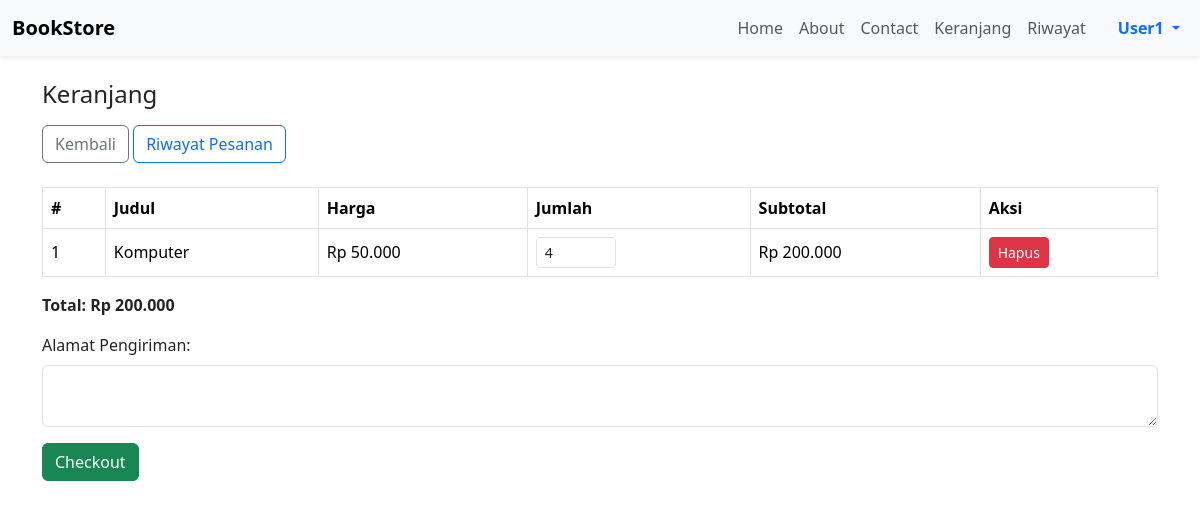
Screenshot of /user/keranjang.php (signed in) with the database file from the repository.
### tables this page shows
CREATE TABLE `keranjang` (
  `keranjang_id` int(11) NOT NULL,
  `user_id` int(11) DEFAULT NULL,
  `buku_id` int(11) DEFAULT NULL,
  `jumlah` int(11) DEFAULT 1,
  `metode_pembayaran` enum('Belum Dibayar','Sudah Dibayar') DEFAULT 'Belum Dibayar'
);

CREATE TABLE `buku` (
  `buku_id` int(11) NOT NULL,
  `kategori_id` int(11) DEFAULT NULL,
  `judul` varchar(150) NOT NULL,
  `penulis` varchar(100) DEFAULT NULL,
  `penerbit` varchar(100) DEFAULT NULL,
  `tahun_terbit` year(4) DEFAULT NULL,
  `harga` decimal(10,2) NOT NULL,
  `stok` int(11) DEFAULT 0,
  `gambar` varchar(255) DEFAULT NULL
);

### user/keranjang.php (the view, shortened to what this page needs)
<?php
include '../db/koneksi.php';
$user_id = (int)$_SESSION['user_id'];
$data = $conn->query("SELECT k.*, b.judul, b.harga, b.stok
                      FROM keranjang k
                      JOIN buku b ON k.buku_id=b.buku_id
                      WHERE k.user_id=$user_id");
?>
<!doctype html>
<html>
<head>
  <link href="https://cdn.jsdelivr.net/npm/bootstrap@5.3.2/dist/css/bootstrap.min.css" rel="stylesheet">
</head>
<body>
<?php include '../navbar.php'; ?>
<div class="container mt-4">
    <h4>Keranjang</h4>
  <div class="mt-3 mb-4">
    <a href="index.php" class="btn btn-outline-secondary">Kembali</a>
    <a href="detail_pesanan.php" class="btn btn-outline-primary">Riwayat Pesanan</a>
  </div>
  <form method="post">
    <table class="table table-bordered align-middle">
      <thead>
        <tr>
          <th>#</th>
          <th>Judul</th>
          <th>Harga</th>
          <th>Jumlah</th>
          <th>Subtotal</th>
          <th>Aksi</th>
        </tr>
      </thead>
      <tbody>
        <?php $i=1; $total=0; while($r=$data->fetch_assoc()): ?>
        <tr>
          <td><?= $i++ ?></td>
          <td><?= htmlspecialchars($r['judul']) ?></td>
          <td>Rp <?= number_format($r['harga'],0,',','.') ?></td>
          <td>
            <input type="number" class="form-control form-control-sm qty-input"
                   data-id="<?= $r['keranjang_id'] ?>"
                   value="<?= $r['jumlah'] ?>" min="1" max="<?= $r['stok'] ?>"
                   style="width:80px">
          </td>
          <td>Rp <?= number_format($r['harga']*$r['jumlah'],0,',','.') ?></td>
          <td>
            <a href="?hapus=<?= $r['keranjang_id'] ?>" class="btn btn-sm btn-danger"
               onclick="return confirm('Hapus item ini?')">Hapus</a>
          </td>
        </tr>
        <?php $total += $r['harga']*$r['jumlah']; endwhile; ?>
      </tbody>
    </table>
    <p class="fw-bold">Total: Rp <?= number_format($total,0,',','.') ?></p>
    <div class="mb-3">
      <label for="alamat" class="form-label">Alamat Pengiriman:</label>
      <textarea name="alamat" id="alamat" class="form-control" required></textarea>
    </div>
    <button class="btn btn-success" name="checkout" <?= ($total==0?'disabled':'') ?>>
      Checkout
    </button>
  </form>
</div>
</body>
</html>

### rows the page displays
keranjang: buku.judul "Komputer", buku.harga "50.000", jumlah "4", $r['harga']*$r['jumlah'] "200.000"

### other values shown
$_SESSION['username'] "User1"
$total "200.000"
